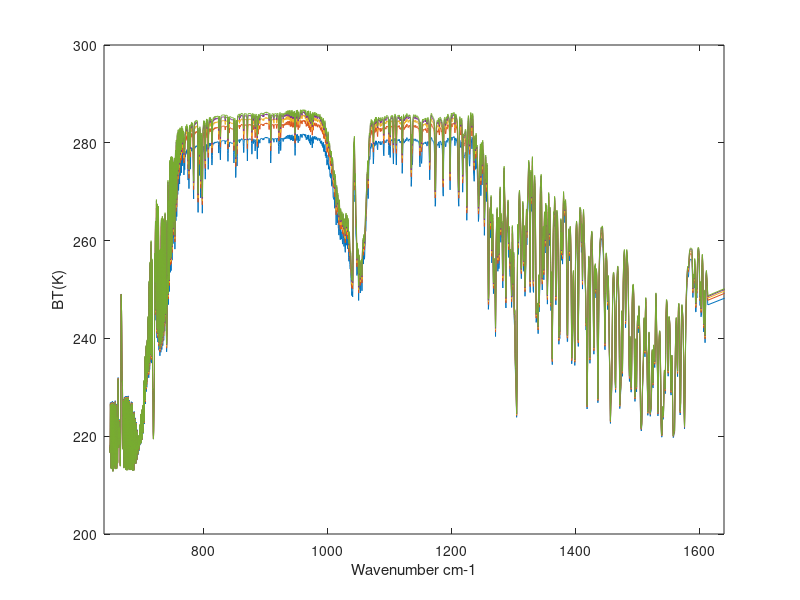

Write MATLAB code to recreate this figure. (Note: this script raises an error after producing the figure.)
%% see /home/sergio/MATLABCODE/~/MATLABCODE/oem_pkg_run/AIRS_gridded_STM_May2021_trendsonlyCLR/contrast_05_10_15_20.m

load fig3.mat

%%%%%%%%%%%%%%%%%%%%%%%%%%%%%%%%%%%%%%%%%%%%%%%%%%%%%%%%%%%%%%%%%%%%%%%%

figure(1); clf
plot(data_fig3a.vchan,data_fig3a.q_mean_BT); xlabel('Wavenumber cm-1'); ylabel('BT(K)');
xlim([640 1640]); plotaxis2; hl = legend('Q50','Q80','Q90','Q95','Q97','location','best','fontsize',8);
set(gca,'fontsize',16)

%%%%%%%%%%%%%%%%%%%%%%%%%%%%%%%%%%%%%%%%%%%%%%%%%%%%%%%%%%%%%%%%%%%%%%%%

figure(2); clf
ta = tiledlayout(2,1);
tafov(1) = nexttile; plot(data_fig3b.vchan,data_fig3b.q01.trend,data_fig3b.vchan,data_fig3b.q02.trend,data_fig3b.vchan,data_fig3b.q03.trend,data_fig3b.vchan,data_fig3b.q04.trend,data_fig3b.vchan,data_fig3b.q05.trend); 
  plotaxis2;
  xlim([640 1620]); ylabel('d(BT)/dt [K yr^{-1}]');
  %legend('Q50','Q80','Q90','Q95','Q97','fontsize',10,'location','south');
  %legend('Q50','Q80','Q90','Q95','Q97','fontsize',10,'Position',[0.45 0.45 0.25 0.25])
  set(gca,'fontsize',14)

tafov(2) = nexttile; plot(data_fig3b.vchan,data_fig3b.q01.unc,data_fig3b.vchan,data_fig3b.q02.unc,data_fig3b.vchan,data_fig3b.q03.unc,data_fig3b.vchan,data_fig3b.q04.unc,data_fig3b.vchan,data_fig3b.q05.unc); 
  plotaxis2;
  xlim([640 1620]);
  %legend('Q50','Q80','Q90','Q95','Q97','fontsize',8,'location','southeast');
  legend('Q50','Q80','Q90','Q95','Q97','fontsize',10,'Position',[0.45 0.4625 0.2 0.2])
  xlabel('Wavenumber [cm^{-1}]'); ylabel('d(BT)/dt [K yr^{-1}]');
  ylim([0 0.031])
  set(gca,'fontsize',14)

ta.Padding = 'none';
ta.TileSpacing = 'compact';
ta.Padding = 'compact';
ta.TileSpacing = 'tight';
tafov(1).XTickLabel = '';
